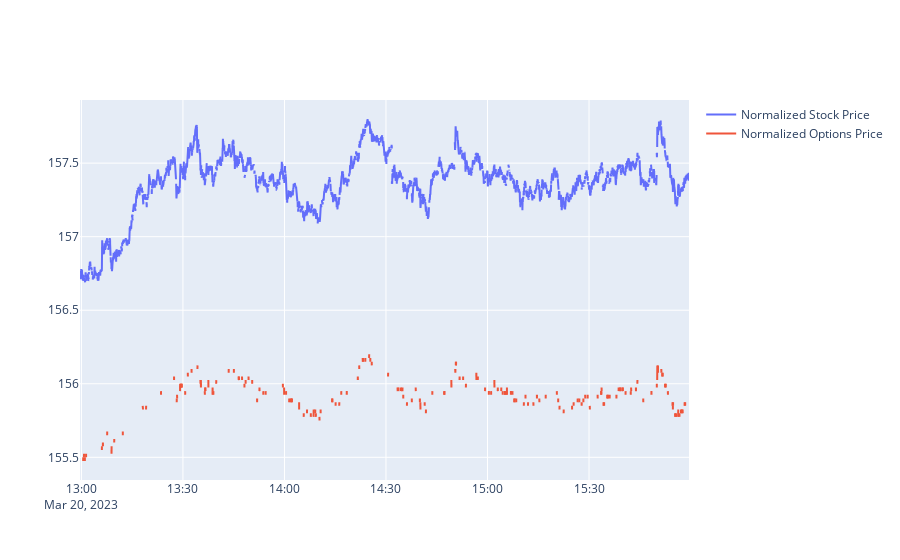

Write notebook code for a chart like this one.
### Code cell
import plotly.graph_objects as go

# Create traces
fig = go.Figure()
fig.add_trace(go.Scatter(x=sample_ticks['timestamp'], y=sample_ticks['UNDERLYING_PRICE'],
                    mode='lines',
                    name='Normalized Stock Price'))
fig.add_trace(go.Scatter(x=sample_ticks['timestamp'], y=sample_ticks['MARK']+152,
                    mode='lines',
                    name='Normalized Options Price'))

fig.show()

### Figure 1 — Plotly figure (JSON) as saved in the notebook; plotly's stock layout.template omitted (floating-point values rounded to 4 significant figures; data arrays with more than 128 entries replaced by an {"elided": "..."} marker saying what was removed)
{"data": [{"mode": "lines", "name": "Normalized Stock Price", "type": "scatter", "x": {"elided": "9459 str values"}, "y": {"elided": "9459 float values"}}, {"mode": "lines", "name": "Normalized Options Price", "type": "scatter", "x": {"elided": "9459 str values"}, "y": {"elided": "9459 float values"}}], "layout": {}}
